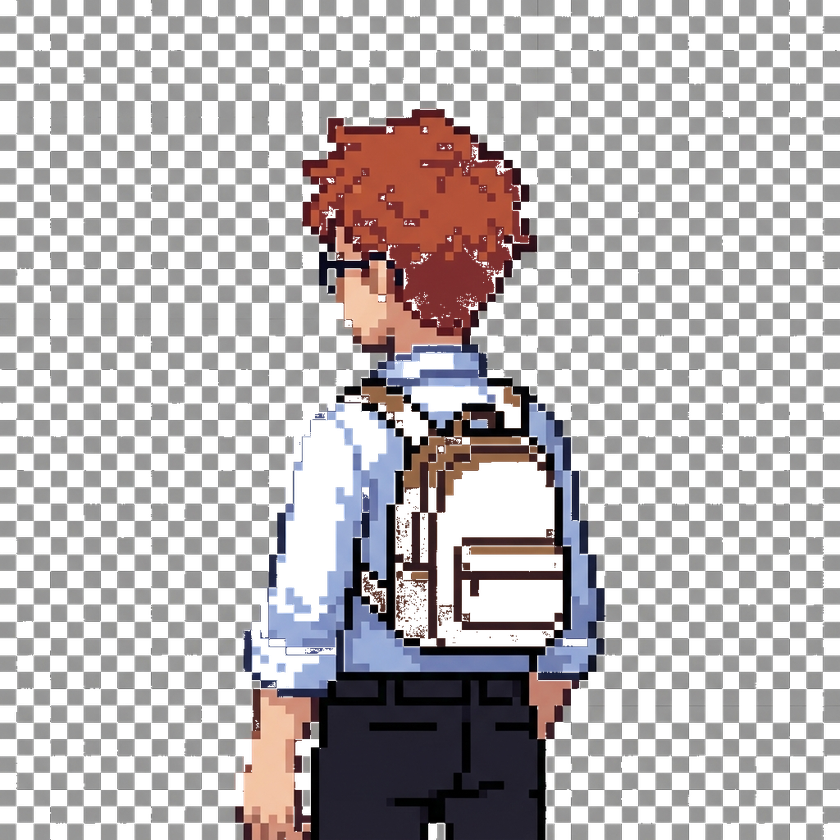
#> input picture images/pokemon/trainer_back.png, 840 x 840 px, shrunk from 1024 x 1024 before the run
$ python remove_bg.py
#> lines starting #> are read from the running program, lines starting #| are printed output that depends on the picture
from PIL import Image
import os

def remove_background(input_path, output_path, tolerance=30):
#> called with input_path = 'images/pokemon/trainer_back.png', output_path = 'images/pokemon/trainer_back.png', tolerance = 60
    try:
        img = Image.open(input_path).convert("RGBA")
#> img is the input picture: PIL image 840x840 RGBA; mean R, G, B, A 91.8, 86.3, 87.5, 143.7
        datas = img.getdata()

        # Get the corner color to assume as background (top-left)
        bg_color = datas[0]
#> bg_color = (0, 0, 0, 0)

        new_data = []
        for item in datas:
            # Simple color distance check
            if abs(item[0] - bg_color[0]) < tolerance and \
               abs(item[1] - bg_color[1]) < tolerance and \
               abs(item[2] - bg_color[2]) < tolerance:
                new_data.append((255, 255, 255, 0)) # Transparent
            else:
                new_data.append(item)
#> this loop made 705600 passes
#> after the loop, new_data = 705600 items

        img.putdata(new_data)
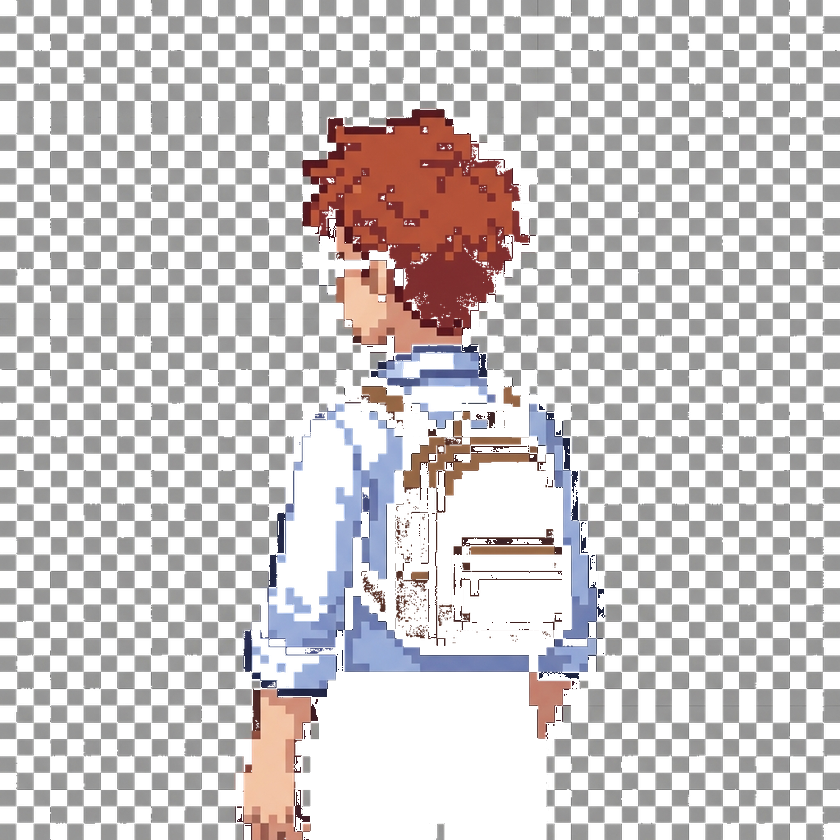
#> img: PIL image 840x840 RGBA; mean R, G, B, A 192.6, 187.7, 188.1, 122.5; transparent parts drawn white
        img.save(output_path, "PNG")
        print(f"Processed {input_path} -> {output_path}")
    except Exception as e:
        print(f"Error processing {input_path}: {e}")

# Process specific files
base_dir = "images/pokemon"
files = ["trainer_back.png", "monster_record.png", "walking_sprite.png", "trainer_back_v2.png"]

# Increase tolerance
remove_background(f"{base_dir}/trainer_back.png", f"{base_dir}/trainer_back.png", tolerance=60)
remove_background(f"{base_dir}/monster_record.png", f"{base_dir}/monster_record.png", tolerance=60)
#> call 2 of remove_background, with input_path = 'images/pokemon/monster_record.png', output_path = 'images/pokemon/monster_record.png', tolerance = 60
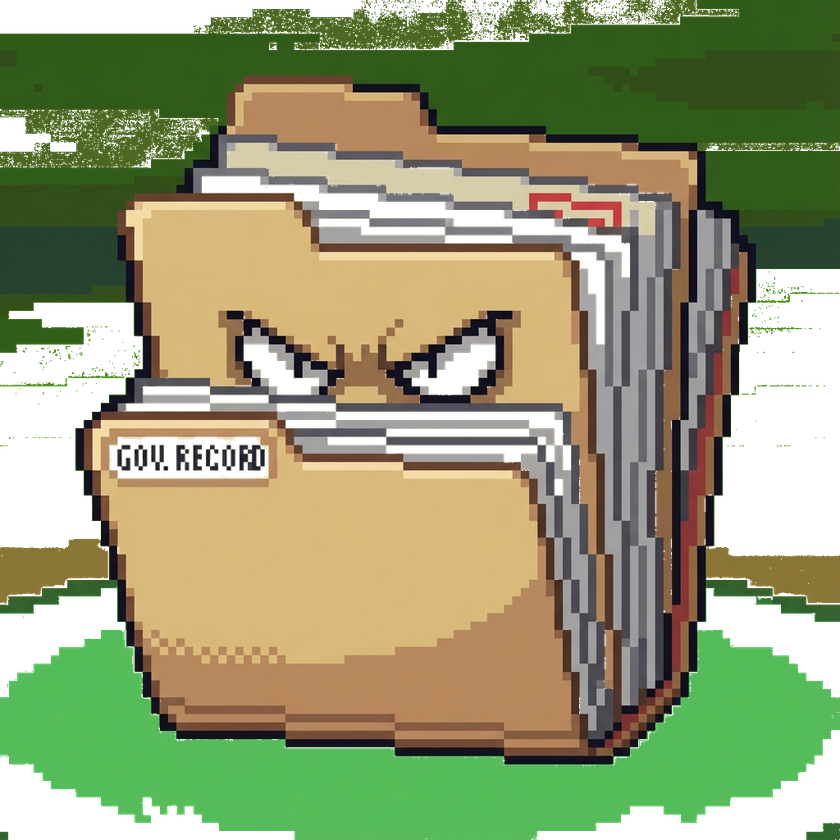
#> input picture images/pokemon/monster_record.png, 840 x 840 px, shrunk from 1024 x 1024 before the run
#> in remove_background, img is the input picture: PIL image 840x840 RGBA; mean R, G, B, A 105.6, 112.5, 71.3, 207
#> in remove_background (call 2), `img.putdata(new_data)`:
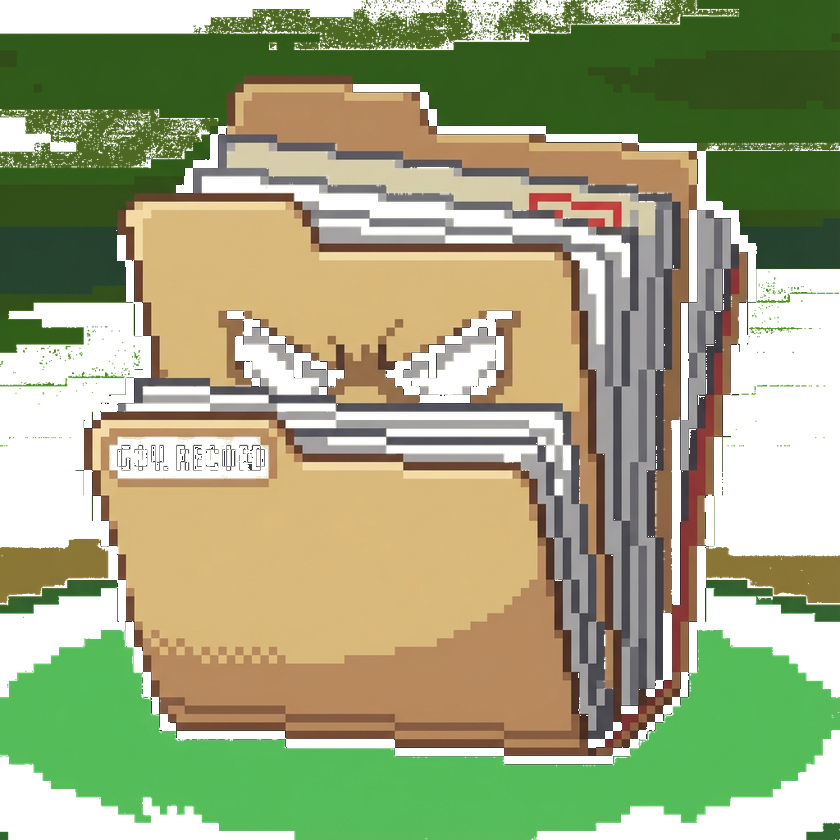
#> img: PIL image 840x840 RGBA; mean R, G, B, A 154.8, 161.7, 120.2, 197.3; transparent parts drawn white
remove_background(f"{base_dir}/walking_sprite.png", f"{base_dir}/walking_sprite.png", tolerance=60)
remove_background(f"{base_dir}/trainer_back_v2.png", f"{base_dir}/trainer_back_v2.png", tolerance=60)
#> call 4 of remove_background, with input_path = 'images/pokemon/trainer_back_v2.png', output_path = 'images/pokemon/trainer_back_v2.png', tolerance = 60
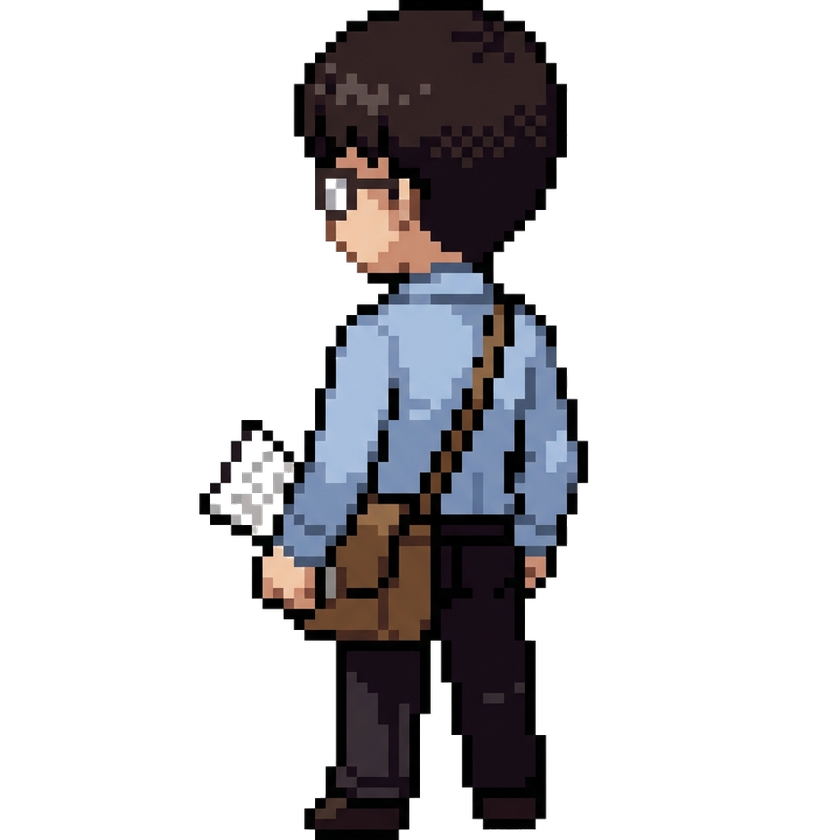
#> input picture images/pokemon/trainer_back_v2.png, 840 x 840 px, shrunk from 1024 x 1024 before the run
#> in remove_background, img is the input picture: PIL image 840x840 RGBA; mean R, G, B, A 19.9, 18.5, 20.5, 68.9
#> in remove_background (call 4), `img.putdata(new_data)`:
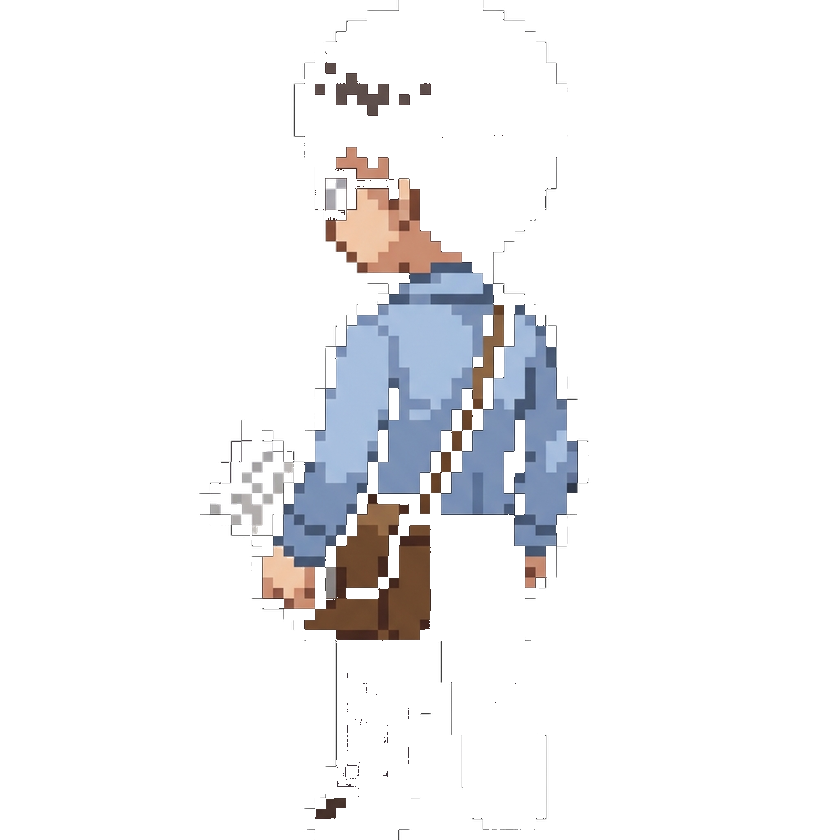
#> img: PIL image 840x840 RGBA; mean R, G, B, A 241.2, 241.1, 242.5, 28.5; transparent parts drawn white
remove_background(f"{base_dir}/monster_record_v2.png", f"{base_dir}/monster_record_v2.png", tolerance=60)
